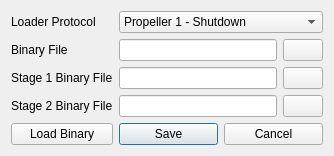
<?xml version="1.0" encoding="UTF-8"?>
<ui version="4.0">
 <class>ProgramLoaderDialog</class>
 <widget class="QDialog" name="ProgramLoaderDialog">
  <property name="geometry">
   <rect>
    <x>0</x>
    <y>0</y>
    <width>291</width>
    <height>154</height>
   </rect>
  </property>
  <property name="windowTitle">
   <string>Binary Loader</string>
  </property>
  <layout class="QGridLayout" name="Layout">
   <property name="sizeConstraint">
    <enum>QLayout::SetFixedSize</enum>
   </property>
   <item row="0" column="0">
    <widget class="QLabel" name="loaderProtocolLabel">
     <property name="text">
      <string>Loader Protocol</string>
     </property>
    </widget>
   </item>
   <item row="0" column="1" colspan="2">
    <widget class="QComboBox" name="loaderProtocolMenu">
     <item>
      <property name="text">
       <string>Propeller 1 - Shutdown</string>
      </property>
     </item>
     <item>
      <property name="text">
       <string>Propeller 1 - Load Run</string>
      </property>
     </item>
     <item>
      <property name="text">
       <string>Propeller 1 - Program Shutdown</string>
      </property>
     </item>
     <item>
      <property name="text">
       <string>Propeller 1 - Program Run</string>
      </property>
     </item>
     <item>
      <property name="text">
       <string>Propeller 1 - Load Stage 1</string>
      </property>
     </item>
     <item>
      <property name="text">
       <string>Propeller 1 - Load Stage 1/2</string>
      </property>
     </item>
    </widget>
   </item>
   <item row="1" column="0">
    <widget class="QLabel" name="binaryFileLabel">
     <property name="text">
      <string>Binary File</string>
     </property>
    </widget>
   </item>
   <item row="1" column="1">
    <widget class="QLineEdit" name="binaryFileEdit"/>
   </item>
   <item row="1" column="2">
    <widget class="QPushButton" name="binaryFileButton"/>
   </item>
   <item row="2" column="0">
    <widget class="QLabel" name="stage1BinaryFileLabel">
     <property name="text">
      <string>Stage 1 Binary File</string>
     </property>
    </widget>
   </item>
   <item row="2" column="1">
    <widget class="QLineEdit" name="stage1BinaryFileEdit"/>
   </item>
   <item row="2" column="2">
    <widget class="QPushButton" name="stage1BinaryFileButton"/>
   </item>
   <item row="3" column="0">
    <widget class="QLabel" name="stage2BinaryFileLabel">
     <property name="text">
      <string>Stage 2 Binary File</string>
     </property>
    </widget>
   </item>
   <item row="3" column="1">
    <widget class="QLineEdit" name="stage2BinaryFileEdit"/>
   </item>
   <item row="3" column="2">
    <widget class="QPushButton" name="stage2BinaryFileButton"/>
   </item>
   <item row="4" column="0">
    <widget class="QPushButton" name="loadButton">
     <property name="text">
      <string>Load Binary</string>
     </property>
    </widget>
   </item>
   <item row="4" column="1" colspan="2">
    <widget class="QWidget" name="dialogButton" native="true">
     <layout class="QHBoxLayout" name="dialogLayout">
      <property name="leftMargin">
       <number>0</number>
      </property>
      <property name="topMargin">
       <number>0</number>
      </property>
      <property name="rightMargin">
       <number>0</number>
      </property>
      <property name="bottomMargin">
       <number>0</number>
      </property>
      <item>
       <widget class="QPushButton" name="saveButton">
        <property name="text">
         <string>Save</string>
        </property>
        <property name="default">
         <bool>true</bool>
        </property>
       </widget>
      </item>
      <item>
       <widget class="QPushButton" name="cancelButton">
        <property name="text">
         <string>Cancel</string>
        </property>
        <property name="default">
         <bool>false</bool>
        </property>
       </widget>
      </item>
     </layout>
    </widget>
   </item>
  </layout>
 </widget>
 <resources/>
 <connections/>
</ui>
